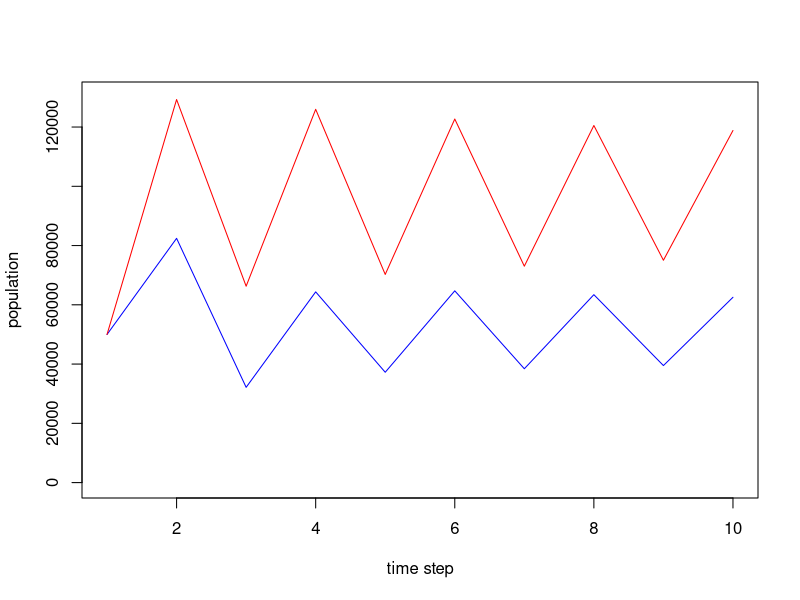
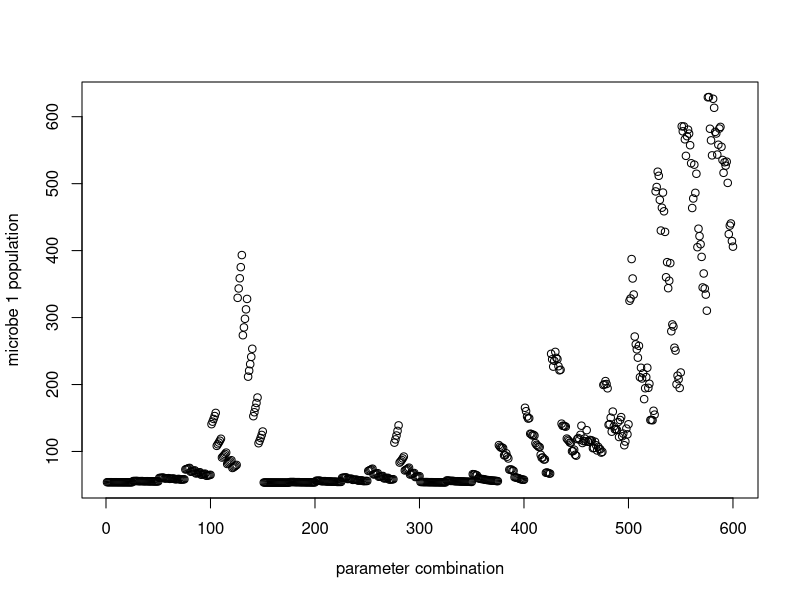

Here is the R script that generated these plots, in order:
## ---- chunk 1
n.host <- 100
hostMat <- matrix(NA, nrow=n.host, ncol=2)


hostMat[,1] <- runif(100, 0, 1)

hostMat[,2] <- 1-hostMat[,1]

n.mic.gen <- 10

# number of offspring per generation

nOff1 <- 2
nOff2 <- 20

# starting population size

micStart <- 1e3
micK <- 1e5

# interaction term
alpha12 <- 0.5
alpha21 <- 0.05

internalLV.show <- function(vector){
  
  tmp <- matrix(NA, nrow=10, ncol=2)
  tmp[1,1] <- vector[1]*micStart
  tmp[1,2] <- vector[2]*micStart
  
  
  for(i in 2:10){
    tmp[i,1] <-tmp[i-1,1]*(exp(nOff1*(1-(tmp[i-1,1]+alpha12*tmp[i-1,2])/micK)))
    
    tmp[i,2] <-tmp[i-1,2]*(exp(nOff1*(1-(tmp[i-1,2]+alpha21*tmp[i-1,1])/micK)))
  }
  return(tmp)
}

show <- internalLV.show(c(50, 50))

plot(x=1:10, y=seq(0, 130000, 130000/9), type="n", xlab="time step", ylab="population")
lines(show[,1], col="blue")
lines(show[,2], col="red")

## ---- chunk 2

nextSeed <- function(oneGenVec, tProb1, tProb2){
  oneTrans <- oneGenVec[1]*tProb1*micStart/((oneGenVec[1]*tProb1+ oneGenVec[2]*tProb2)+1)
  
  twoTrans <- oneGenVec[2]*tProb2*micStart/((oneGenVec[1]*tProb1+ oneGenVec[2]*tProb2)+1)
  
  return(c(oneTrans, twoTrans))
}

## ---- chunk 3
make.input <- function(alphamin, alphamax, tProbmin, tProbmax, nOffmin, nOffmax, step.size){
  alpha <- seq(alphamin, alphamax, step.size)
  tprob <- seq(tProbmin, tProbmax, step.size)
  nOff <- seq(nOffmin, nOffmax)
  alphmat <- cbind(rep(alpha, each=length(alpha)), rep(alpha, length(alpha)))
  
  probmat <- cbind(rep(alphmat[,1], length(tprob)), rep(alphmat[,2], length(tprob)), 
                 rep(tprob, each=nrow(alphmat)))
  
 off1mat <- cbind(rep(probmat[,1], length(nOff)), rep(probmat[,2], length(nOff)), rep(probmat[,3], length(nOff)),
                 rep(nOff, each=nrow(probmat)))
 off2mat <- cbind(rep(off1mat[,1], length(nOff)), rep(off1mat[,2], length(nOff)), 
                rep(off1mat[,3], length(nOff)), rep(off1mat[,4], length(nOff)), rep(nOff, nrow(off1mat)))
 off2mat <- unique(off2mat)
 return(off2mat)
}
## ---- chunk 4
inMat <- make.input(0.1, 0.5, 0.2, 0.7, 1, 4, 0.1)
n.gen=10

paramTest <- function(inVec, hostMat){
    
oneMat <- matrix(NA, nrow=n.host, ncol=n.gen)
oneMat[,1] <- hostMat[,1]*micStart

twoMat <- matrix(NA, nrow=n.host, ncol=n.gen)
twoMat[,1] <- hostMat[,2]*micStart

internalLV <- function(vec){
  
  tmp <- matrix(NA, nrow=10, ncol=2)
  tmp[1,1] <- vec[1]
  tmp[1,2] <- vec[2]
  

  for(i in 2:10){
    tmp[i,1] <-tmp[i-1,1]*(exp(inVec[3]*(1-(tmp[i-1,1]+inVec[1]*tmp[i-1,2])/micK)))
    
    tmp[i,2] <-tmp[i-1,2]*(exp(inVec[4]*(1-(tmp[i-1,2]+inVec[2]*tmp[i-1,1])/micK)))
  }
  return(tmp[10,])
}



  for(k in 2:n.gen){

    oneGenPop <- apply(cbind(oneMat[,k-1], twoMat[,k-1]), 1, internalLV)

    nextPop <- apply(oneGenPop, 2, nextSeed, tProb1=inVec[3], tProb2=inVec[4])

    oneMat[,k] <- nextPop[1,]
    twoMat[,k] <- nextPop[2,]

  }

return(cbind(mean(colMeans(oneMat)), mean(colMeans(twoMat))))
}

micMat <- apply(inMat, 1, paramTest, hostMat=hostMat)

tmat <- cbind(inMat, micMat[1,], micMat[2,])

plot(x=1:ncol(micMat), y=seq(min(micMat[1,]), max(micMat[1,]), by=((max(micMat[1,])-min(micMat[,1]))/(ncol(micMat)-1))), type="n", xlab="parameter combination", ylab="microbe 1 population")

points(x=1:ncol(micMat),y=tmat[,6])
